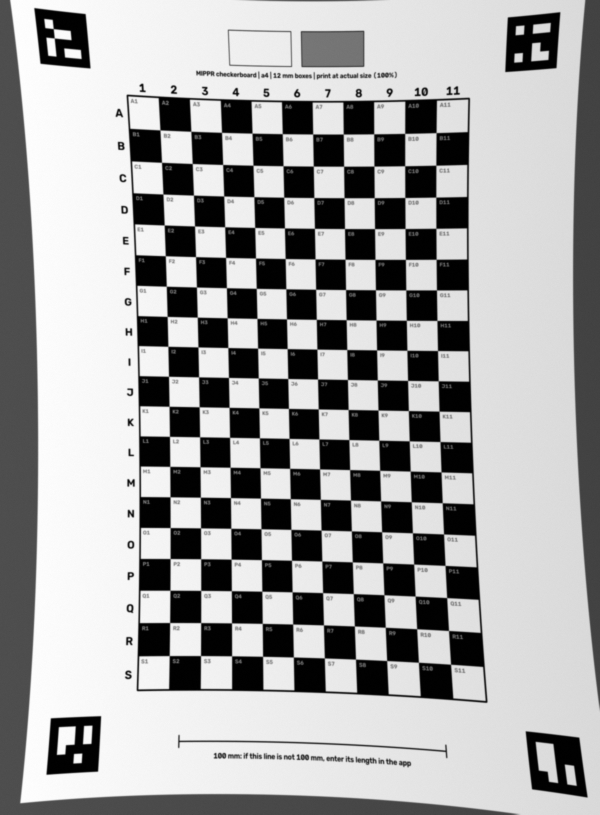
#> input picture web/tests/fixtures/photo_checkerboard_a4.png, 1200 x 1629 px (shown at 1/2 size)
$ python -i synthetic.py   (imports and definitions only)
#> lines starting #> are read from the running program, lines starting #| are printed output that depends on the picture
#> further down, picture is the input picture: shape (1629, 1200, 3); min 0, max 255, mean 164.8
"""Synthetic 'photos' of printed sheets, for tests and for trying settings without a camera.

A sheet is rendered, particles are drawn into chosen boxes, and the page is
photographed in software: a perspective tilt, barrel lens distortion, uneven
light, blur and sensor noise.
"""
import cv2
import numpy as np

from .grid import Layout, render


def sheet_bgr(layout, dpi):
    g = render(layout, dpi)
    return cv2.cvtColor(g, cv2.COLOR_GRAY2BGR)


def draw_particle(img, layout, dpi, box, shape="disc", size_mm=2.0, color=(40, 40, 200), offset_mm=(0, 0),
                  angle=0.0, aspect=1.0):
    """Draw a particle centred in a box (e.g. 'B4'), optionally shifted by offset_mm."""
    ppm = dpi / 25.4
    row = ord(box[0]) - ord("A")
    col = int(box[1:]) - 1
    gx, gy = layout.grid_origin_mm
    cx = (gx + (col + 0.5) * layout.box_mm + offset_mm[0]) * ppm
    cy = (gy + (row + 0.5) * layout.box_mm + offset_mm[1]) * ppm
    if shape == "disc":
        cv2.circle(img, (int(round(cx)), int(round(cy))), int(round(size_mm / 2 * ppm)), color, -1, cv2.LINE_AA)
    else:  # rectangle or fiber: size_mm long, size_mm/aspect wide
        box_pts = cv2.boxPoints(((cx, cy), (size_mm * ppm, size_mm / aspect * ppm), angle))
        cv2.fillPoly(img, [np.round(box_pts).astype(np.int32)], color, cv2.LINE_AA)
    return img


def photograph(img, seed=0, tilt=0.04, k1=-0.04, out_width=2400, blur=1.0, noise=2.0, light=0.15):
    """Return (photo, true mapping not needed) with tilt, barrel distortion, vignetting, blur and noise."""
#> called with seed = 0, tilt = 0.04, k1 = -0.04, out_width = 2400, blur = 1, noise = 2, light = 0.15
    rng = np.random.default_rng(seed)
    h, w = img.shape[:2]
#> h = 1629; w = 1200
    pad = int(0.08 * w)
#> pad = 96
    big = cv2.copyMakeBorder(img, pad, pad, pad, pad, cv2.BORDER_CONSTANT, value=(90, 80, 70))
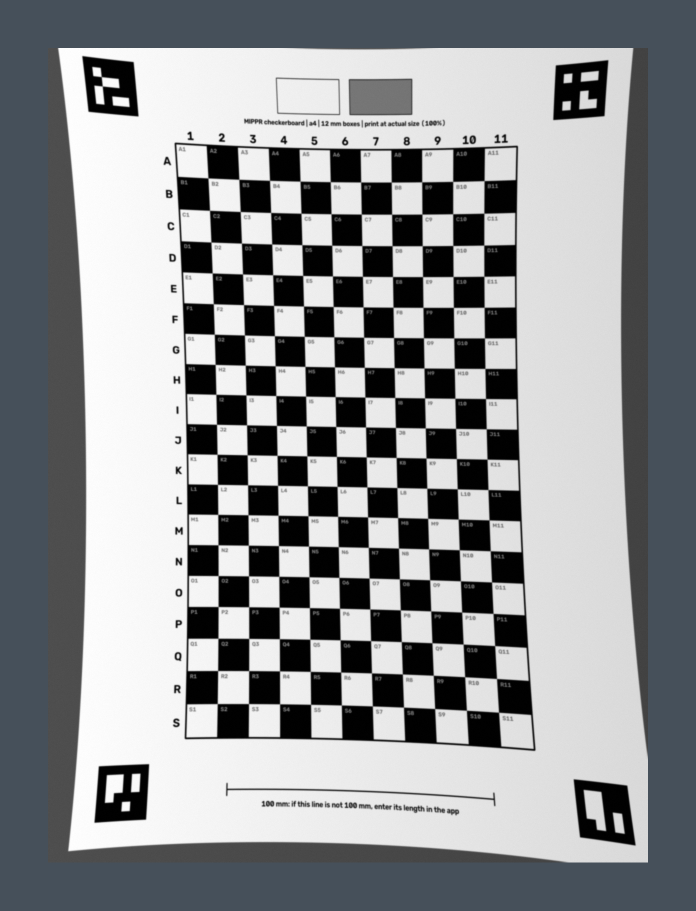
#> big: shape (1821, 1392, 3) (shown at 1/2 size); mean B, G, R 147.7, 145.4, 143.1
    H, W = big.shape[:2]
#> H = 1821; W = 1392
    src = np.float32([[0, 0], [W, 0], [W, H], [0, H]])
    dst = (src + rng.uniform(-tilt, tilt, (4, 2)) * [W, H]).astype(np.float32)
    M = cv2.getPerspectiveTransform(src, dst)
    warped = cv2.warpPerspective(big, M, (W, H), borderValue=(90, 80, 70))
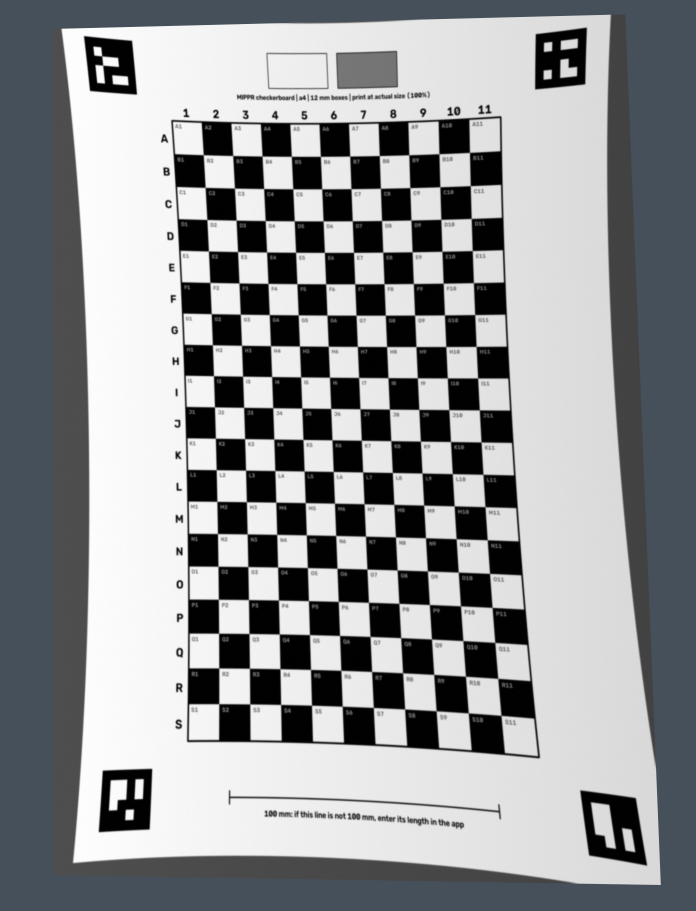
#> warped: shape (1821, 1392, 3) (shown at 1/2 size); mean B, G, R 149.8, 147.8, 145.8
    # Barrel distortion around the centre.
    yy, xx = np.indices((H, W), dtype=np.float32)
    cx, cy = W / 2, H / 2
#> cx = 696; cy = 910.5
    nx, ny = (xx - cx) / cx, (yy - cy) / cx
    r2 = nx ** 2 + ny ** 2
    f = 1 + k1 * r2
    map_x, map_y = (nx * f * cx + cx).astype(np.float32), (ny * f * cx + cy).astype(np.float32)
    photo = cv2.remap(warped, map_x, map_y, cv2.INTER_LINEAR, borderValue=(90, 80, 70))
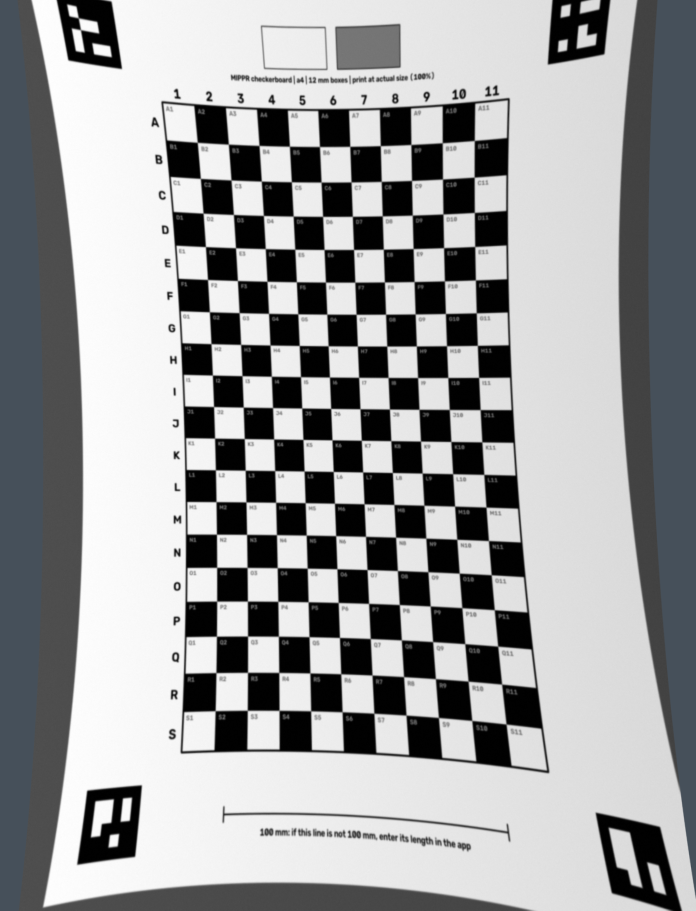
#> photo: shape (1821, 1392, 3) (shown at 1/2 size); mean B, G, R 158.1, 157.1, 156.1
    s = out_width / W
#> s = 1.72
    photo = cv2.resize(photo, None, fx=s, fy=s, interpolation=cv2.INTER_AREA).astype(np.float32)
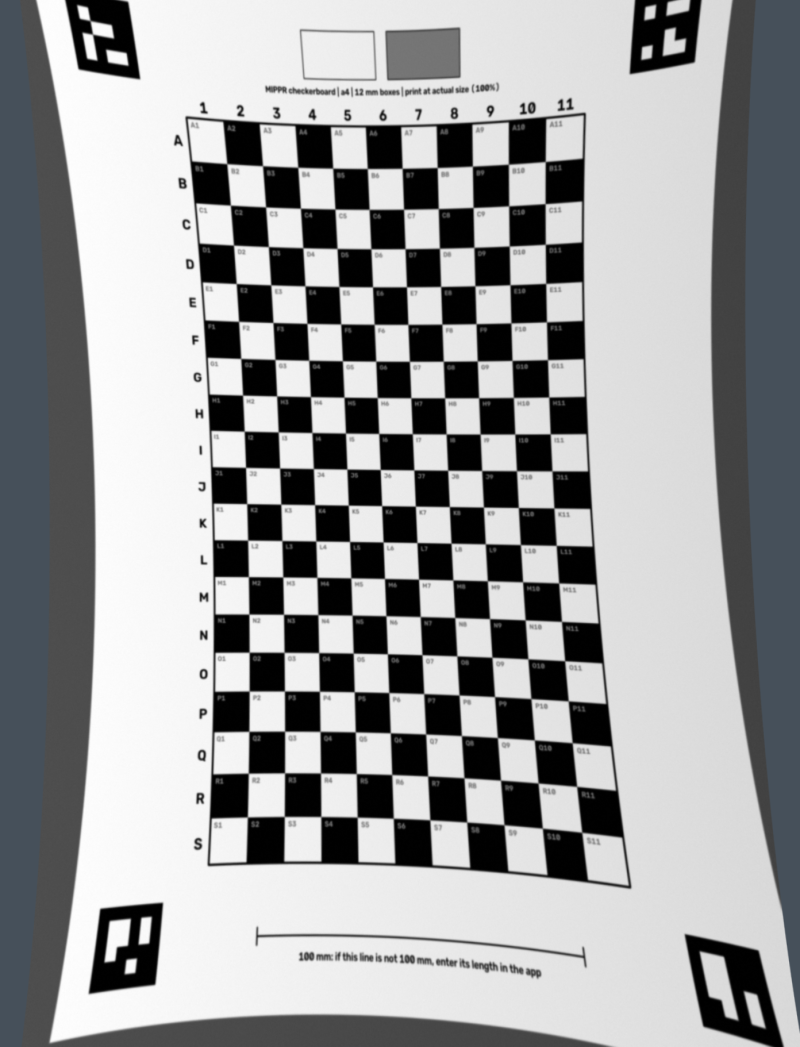
#> photo: shape (3140, 2400, 3) float32 (shown at 1/3 size); mean B, G, R 160, 158.6, 158.3
    # Uneven light: brighter at one side.
    gy, gx = np.indices(photo.shape[:2], dtype=np.float32)
    shade = 1 - light * (gx / photo.shape[1])
    photo = photo * shade[..., None]
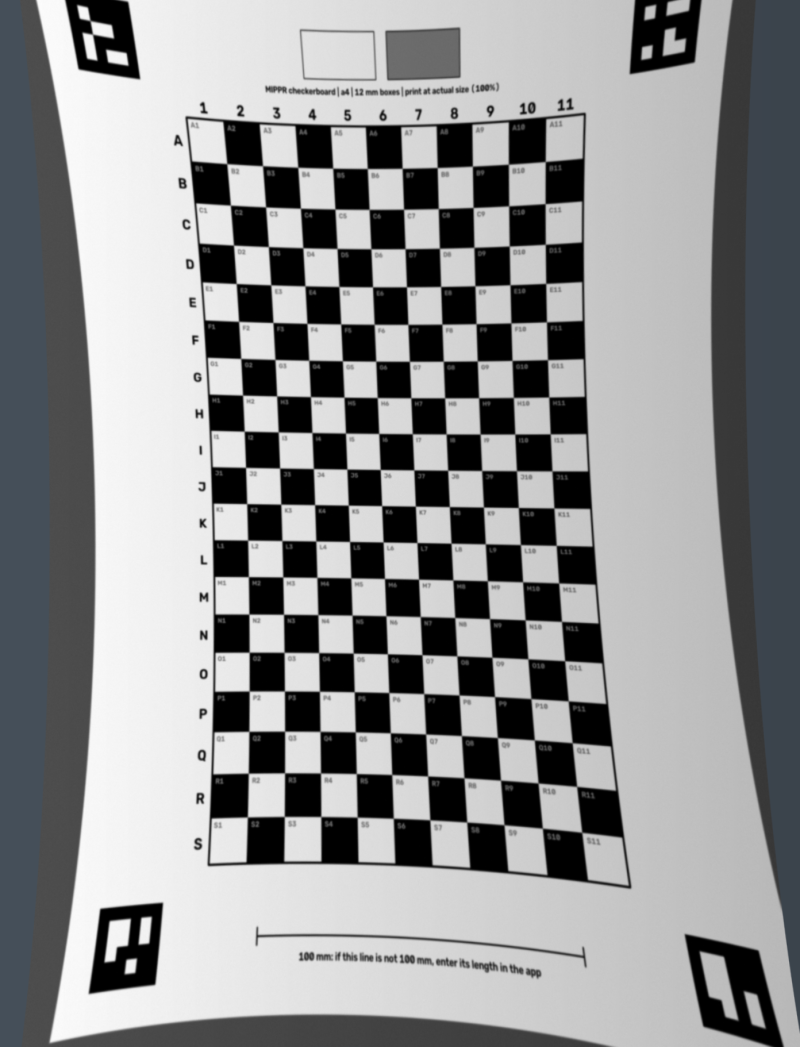
#> photo: shape (3140, 2400, 3) float32 (shown at 1/3 size); mean B, G, R 145.9, 144.8, 144.5
    photo = cv2.GaussianBlur(photo, (0, 0), blur) + rng.normal(0, noise, photo.shape)
    return np.clip(photo, 0, 255).astype(np.uint8)

>>> import cv2
>>> picture = cv2.imread('../../web/tests/fixtures/photo_checkerboard_a4.png')
>>> result = photograph(picture)

$ run again, on web/tests/fixtures/printer_checkerboard_a4_on_letter.png
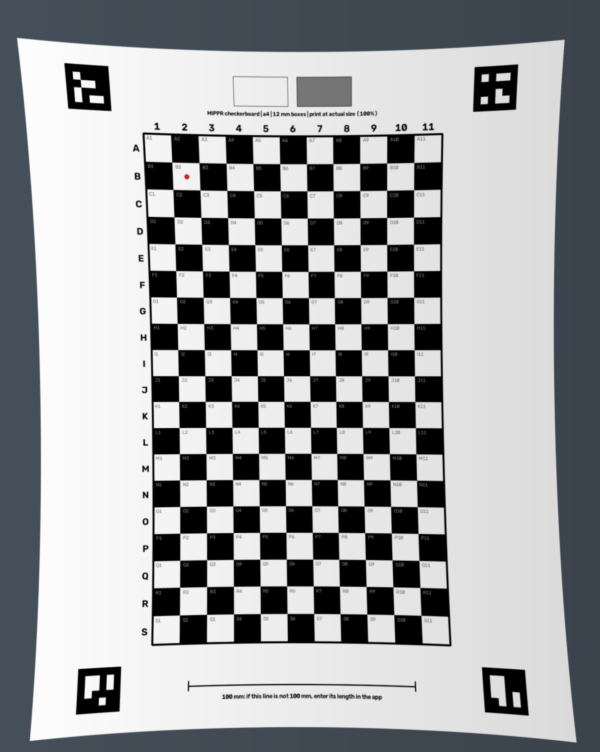
#> input picture web/tests/fixtures/printer_checkerboard_a4_on_letter.png, 1800 x 2256 px (shown at 1/3 size)
#> picture is the input picture: shape (2256, 1800, 3); mean B, G, R 159.8, 158, 156.1
#> in photograph, `warped = cv2.warpPerspective(big, M, (W, H), borderValue=(90, 80, 70))`:
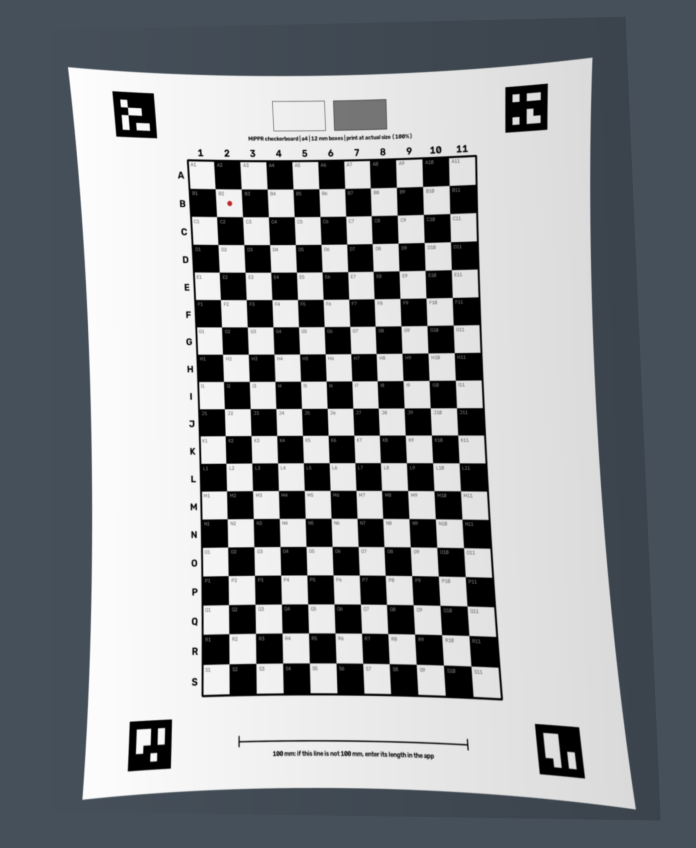
#> warped: shape (2544, 2088, 3) (shown at 1/3 size); mean B, G, R 145.4, 141.9, 138.3
#> in photograph, `photo = photo * shade[..., None]`:
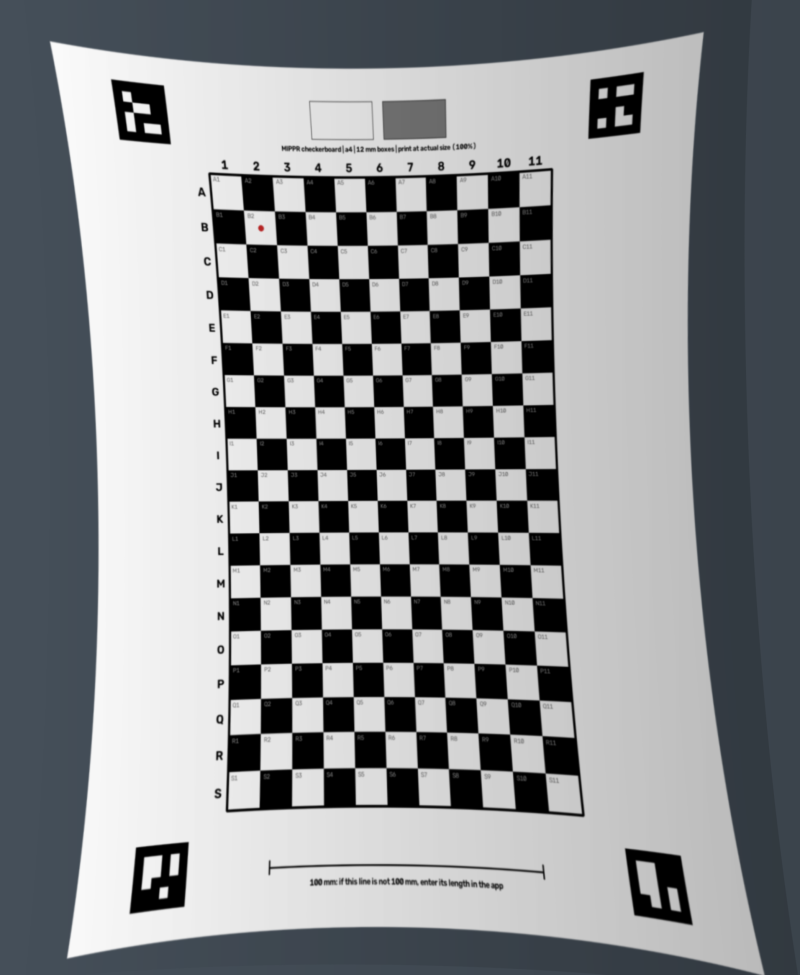
#> photo: shape (2924, 2400, 3) float32 (shown at 1/3 size); mean B, G, R 139.8, 137.8, 136.7
